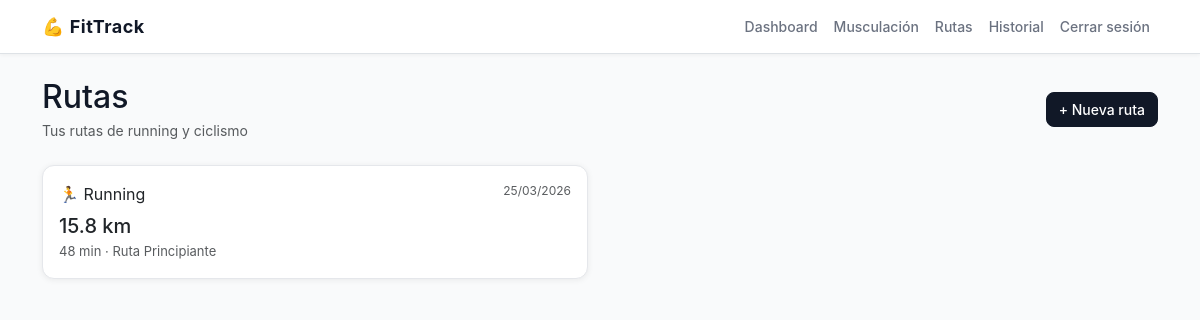
/rutas/ (signed in), run on an earlier commit of the app's database.
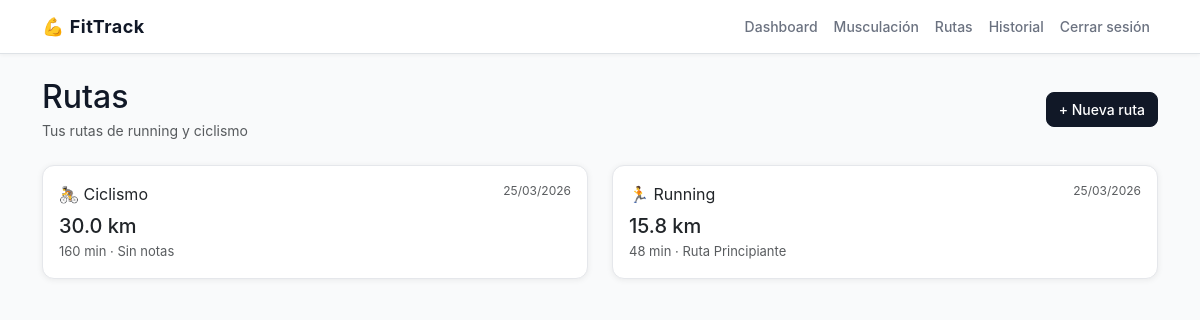
And on a later commit of the database.
### app/models.py (models this page shows)
class Ruta(db.Model):
    __tablename__ = 'rutas'
    id = db.Column(db.Integer, primary_key=True)
    usuario_id = db.Column(db.Integer, db.ForeignKey('usuarios.id'), nullable=False)
    fecha = db.Column(db.DateTime, default=datetime.utcnow)
    tipo = db.Column(db.String(20), nullable=False)
    distancia_km = db.Column(db.Float, nullable=False)
    duracion_min = db.Column(db.Integer, nullable=False)
    notas = db.Column(db.Text)

### app/blueprints/rutas.py (the view)
@rutas_bp.route('/')
@login_required
def index():
    rutas = Ruta.query.filter_by(
        usuario_id=current_user.id
    ).order_by(Ruta.fecha.desc()).all()
    return render_template('rutas.html', rutas=rutas)

### app/models.py (called while the page is built)
@login_manager.user_loader
def load_user(user_id):
    return Usuario.query.get(int(user_id))

### app/templates/rutas.html (shortened to what this page needs)
{% extends 'base.html' %}
{% block content %}
<div class="row mb-4">
    <div class="col-12 d-flex justify-content-between align-items-center">
        <div>
            <h2 class="mb-1">Rutas</h2>
            <p class="text-muted mb-0" style="font-size:14px">Tus rutas de running y ciclismo</p>
        </div>
        <a href="{{ url_for('rutas.nueva_ruta') }}" class="btn btn-dark">+ Nueva ruta</a>
    </div>
</div>
<div class="row">
    {% if rutas %}
        {% for ruta in rutas %}
        <div class="col-md-6 mb-3">
            <div class="card p-3">
                <div class="d-flex justify-content-between align-items-start">
                    <div>
                        {% if ruta.tipo == 'running' %}
                            <span class="badge-tipo badge-running mb-2 d-inline-block">🏃 Running</span>
                        {% else %}
                            <span class="badge-tipo badge-ciclismo mb-2 d-inline-block">🚴 Ciclismo</span>
                        {% endif %}
                        <h5 class="mb-1">{{ ruta.distancia_km }} km</h5>
                        <p class="text-muted mb-0" style="font-size:13px">{{ ruta.duracion_min }} min · {{ ruta.notas or 'Sin notas' }}</p>
                    </div>
                    <span class="text-muted" style="font-size:12px">{{ ruta.fecha.strftime('%d/%m/%Y') }}</span>
                </div>
            </div>
        </div>
        {% endfor %}
    {% endif %}
</div>
{% endblock %}

What changed in the data, as far as the page shows it:
added Ruta: tipo "🚴 Ciclismo", distancia_km "30.0", duracion_min "160", notas "Sin notas", fecha "25/03/2026"
